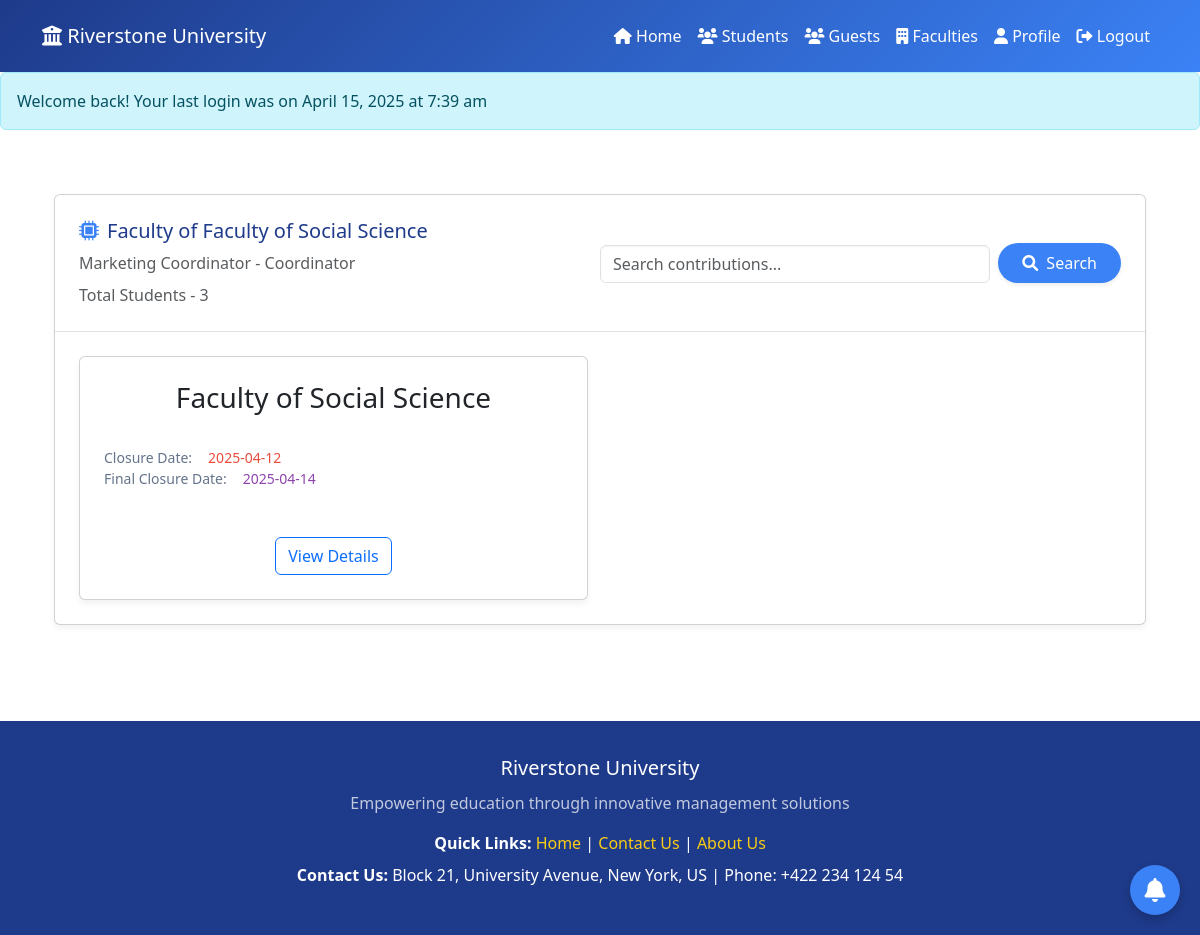
Page /src/Coordinator/design/index.php (signed in) on the committed database.
### tables this page shows
CREATE TABLE `faculties` (
  `id` int(11) NOT NULL,
  `faculty_name` varchar(50) NOT NULL,
  `created_at` timestamp NOT NULL DEFAULT current_timestamp()
);

CREATE TABLE `settings` (
  `setting_id` int(11) NOT NULL,
  `closure_date` date NOT NULL,
  `final_closure_date` date NOT NULL,
  `created_at` timestamp NOT NULL DEFAULT current_timestamp(),
  `updated_at` timestamp NOT NULL DEFAULT current_timestamp()
);

### _classes/Libs/Database/MySQL.php (called while the page is built, shortened)
<?php
class MySQL{
    private $dbhost;
    private $dbuser;
    private $dbpass;
    private $dbname;
    public function __construct(
        $dbhost="localhost",
        $dbuser="root",
        $dbpass="",
        $dbname="ewsd")
    {
        $this->dbhost=$dbhost;
        $this->dbuser=$dbuser;
        $this->dbpass=$dbpass;
        $this->dbname=$dbname;
    }
    public function connect(){
        try{
            $this->db=new PDO("mysql:dbhost=$this->dbhost;
            dbname=$this->dbname",
            $this->dbuser,
            $this->dbpass,
            [
                PDO::ATTR_ERRMODE => PDO::ERRMODE_EXCEPTION,
                PDO::ATTR_DEFAULT_FETCH_MODE => PDO::FETCH_OBJ,
            ]
            );
            return $this->db;
        }catch(PDOException $e){
            echo $e->getMessage();
            exit();
        }
    }
}

### _classes/Helpers/Auth.php (called while the page is built, shortened)
<?php
class Auth{
    static function check(){
        if(isset($_SESSION['user'])){
            return $_SESSION['user'];
        }
    }
}

### _classes/Libs/Database/ArticleTable.php (called while the page is built, shortened)
<?php
class ArticleTable
{
    private $db;
    public function __construct(MySQL $mysql)
    {
        $this->db = $mysql->connect();
    }
    public function getfacultyname($faculty_id)
    {
        try {
            $statement = $this->db->prepare(
                "SELECT faculty_name FROM faculties WHERE id = :faculty_id"
            );
            $statement->execute(['faculty_id' => $faculty_id]);
            return $statement->fetchColumn();
        } catch (PDOException $e) {
            echo "Error:" . $e->getMessage();
            exit();
        }
    }
    public function articlesCreateUser()
    {
        try {
            $statement = $this->db->prepare("
            SELECT COUNT(DISTINCT user_id) AS total_users FROM articles;
            ");
            $statement->execute();
            return $statement->fetchColumn();
        } catch (PDOException $e) {
            echo $e->getMessage();
            exit();
        }
    }
}

### _classes/Libs/Database/UsersTable.php (called while the page is built, shortened)
<?php
class UsersTable
{
    private $db;
    public function __construct(MySQL $mysql)
    {
        $this->db = $mysql->connect();
    }
    public function selectSetting()
    {
        $statement = $this->db->prepare("
            SELECT * FROM settings
        ");
        $statement->execute();
        return $statement->fetch(PDO::FETCH_ASSOC);
    }
}

### src/Coordinator/design/index.php (the view, shortened to what this page needs)
<?php
$auth=Auth::check();
$faculty_id = $auth->faculty_id;
$username = $auth->name;
$table = new ArticleTable(new MySQL);
$usertable = new UsersTable(new MySQL);
$facultyname = $table->getfacultyname($faculty_id);
$settings = $usertable->selectSetting();
$usercreatedarticle = $table->articlesCreateUser();
?>
<!DOCTYPE html>
<html lang="en">
<head>
    <link href="https://cdn.jsdelivr.net/npm/bootstrap@5.3.0/dist/css/bootstrap.min.css" rel="stylesheet">
    <link rel="stylesheet" href="https://cdnjs.cloudflare.com/ajax/libs/font-awesome/6.0.0/css/all.min.css">
</head>
<body>
    <?php include "headermc.php"; ?>
    <main class="container mx-auto px-4 py-5">
        <div class="card">
            <div class="p-4 border-bottom border-gray-200 d-flex justify-content-between align-items-center flex-wrap">
                <div>
                    <h2 class="faculty-header d-flex align-items-center"><i class="fa-solid fa-microchip faculty-icon"></i>
                        Faculty of <?= $facultyname ?>
                    </h2>
                    <div class="mt-2 text-sm text-muted">
                        <span>Marketing Coordinator - <?= $username ?></span>
                    </div>
                    <div class="mt-2 text-sm text-muted">
                        <span>Total Students - <?= $usercreatedarticle ?></span>
                    </div>
                </div>
                <div class="mt-3 mt-md-0 col-md-6 d-flex align-items-end">
                    <input type="text" id="search" class="form-control search-input me-2" placeholder="Search contributions...">
                    <button class="btn-search px-4 py-2 rounded-pill shadow-sm d-flex align-items-center">
                        <i class="fas fa-search me-2"></i> Search
                    </button>
                </div>
            </div>
            <div class="p-4">
                <div class="row row-cols-1 row-cols-sm-2 row-cols-lg-2 g-4">
                    <div class="col">
                        <div class="card p-4">
                            <h3 class="text-center text-lg font-medium text-gray-900"><?php echo $facultyname; ?></h3>
                            <div class="mt-4 space-y-3">
                                <div class="detail-row">
                                    <span class="detail-label">Closure Date:</span>
                                    <span class="detail-value-closure"><?php echo $settings['closure_date']; ?></span>
                                </div>
                                <div class="detail-row">
                                    <span class="detail-label">Final Closure Date:</span>
                                    <span class="detail-value-final-closure"><?php echo $settings['final_closure_date']; ?></span>
                                </div>
                            </div>
                            <div class="mt-5 text-center">
                                <a href="viewarticlebyfaculty1.php" class="btn btn-outline-primary">View Details</a>
                            </div>
                        </div>
                    </div>
                </div>
            </div>
        </div>
    </main>
    <button class="btn-notification" data-bs-toggle="modal" data-bs-target="#notificationModal">
        <i class="fas fa-bell"></i>
    </button>
    <?php include "notifications.php"; ?>
    <?php include "footer.php"; ?>
</body>
</html>

### src/Coordinator/design/index.php (style rules this page uses)
:root { --primary-dark: #1e3a8a; --primary-light: #3b82f6; --accent: #facc15; --light-bg: #f8fafc; --card-bg: #ffffff; --text-muted: #64748b; --contributors-color: #2ecc71; --closure-date-color: #e74c3c; --final-closure-color: #8e44ad; }
body { background-color: var(--light-bg); font-family: 'Segoe UI', Tahoma, Geneva, Verdana, sans-serif; }
.container { max-width: 1200px; }
.faculty-header { color: var(--primary-dark); font-size: 1.25rem; font-weight: 500; }
.card { background: var(--card-bg); border: 1px solid #e5e7eb; border-radius: 12px; box-shadow: 0 4px 6px rgba(0, 0, 0, 0.05); transition: transform 0.3s ease, box-shadow 0.3s ease; }
.search-input { border: 1px solid #ced4da; border-radius: 0.375rem; box-shadow: inset 0 1px 2px rgba(0, 0, 0, 0.05); transition: border-color 0.3s ease, box-shadow 0.3s ease; }
.detail-label { color: var(--text-muted); font-size: 0.875rem; }
.detail-value-closure { color: var(--closure-date-color); font-size: 0.875rem; font-weight: 500; margin-left: 0.5rem; }
.detail-value-final-closure { color: var(--final-closure-color); font-size: 0.875rem; font-weight: 500; margin-left: 0.5rem; }
.btn-search { background-color: var(--primary-light); border: none; font-weight: 500; color: white; transition: all 0.3s ease; }
.btn-notification { position: fixed; bottom: 20px; right: 20px; background-color: var(--primary-light); border: none; border-radius: 50%; width: 50px; height: 50px; font-size: 1.5rem; color: white; display: flex; align-items: center; justify-content: center; box-shadow: 0 4px 10px rgba(0, 0, 0, 0.2); transition: all 0.3s ease; z-index: 1000; }
.faculty-icon { color: var(--primary-light); margin-right: 0.5rem; }
.detail-row { display: flex; align-items: center; gap: 0.5rem; }

### src/Coordinator/design/headermc.php (style rules this page uses)
:root { --primary-dark: #1e3a8a; --primary-light: #3b82f6; --accent: #facc15; --light-bg: #f8fafc; }

### src/Coordinator/design/footer.php (style rules this page uses)
:root { --primary-dark: #1e3a8a; --primary-light: #3b82f6; --secondary: #64748b; --accent: #facc15; --light-bg: #f8fafc; --card-bg: #ffffff; }

### rows in the picture
faculties: faculty_name "Faculty of Social Science"
settings: closure_date "2025-04-12", final_closure_date "2025-04-14"

### other values in the picture
$_SESSION['login_message'] "Welcome back! Your last login was on April 15, 2025 at 7:39 am"
$username "Coordinator"
$usercreatedarticle "3"
